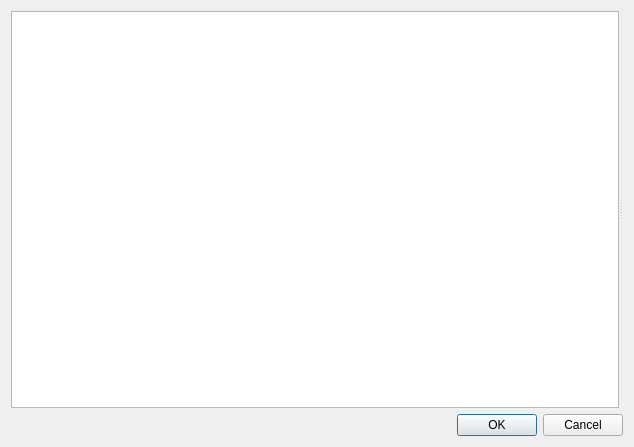
<?xml version="1.0" encoding="UTF-8"?>
<ui version="4.0">
 <class>SessionOptionsWindow</class>
 <widget class="QDialog" name="SessionOptionsWindow">
  <property name="geometry">
   <rect>
    <x>0</x>
    <y>0</y>
    <width>634</width>
    <height>447</height>
   </rect>
  </property>
  <property name="windowTitle">
   <string>Session Options</string>
  </property>
  <layout class="QVBoxLayout" name="verticalLayout_2">
   <item>
    <widget class="QSplitter" name="splitter">
     <property name="orientation">
      <enum>Qt::Horizontal</enum>
     </property>
     <widget class="QTreeView" name="treeView"/>
     <widget class="QWidget" name="verticalLayoutWidget">
      <layout class="QVBoxLayout" name="verticalLayout">
       <item>
        <widget class="QStackedWidget" name="stackedWidget"/>
       </item>
      </layout>
     </widget>
    </widget>
   </item>
   <item>
    <widget class="QDialogButtonBox" name="buttonBox">
     <property name="orientation">
      <enum>Qt::Horizontal</enum>
     </property>
     <property name="standardButtons">
      <set>QDialogButtonBox::Cancel|QDialogButtonBox::Ok</set>
     </property>
    </widget>
   </item>
  </layout>
 </widget>
 <tabstops>
  <tabstop>treeView</tabstop>
 </tabstops>
 <resources/>
 <connections>
  <connection>
   <sender>buttonBox</sender>
   <signal>accepted()</signal>
   <receiver>SessionOptionsWindow</receiver>
   <slot>accept()</slot>
   <hints>
    <hint type="sourcelabel">
     <x>248</x>
     <y>254</y>
    </hint>
    <hint type="destinationlabel">
     <x>157</x>
     <y>274</y>
    </hint>
   </hints>
  </connection>
  <connection>
   <sender>buttonBox</sender>
   <signal>rejected()</signal>
   <receiver>SessionOptionsWindow</receiver>
   <slot>reject()</slot>
   <hints>
    <hint type="sourcelabel">
     <x>316</x>
     <y>260</y>
    </hint>
    <hint type="destinationlabel">
     <x>286</x>
     <y>274</y>
    </hint>
   </hints>
  </connection>
 </connections>
</ui>
